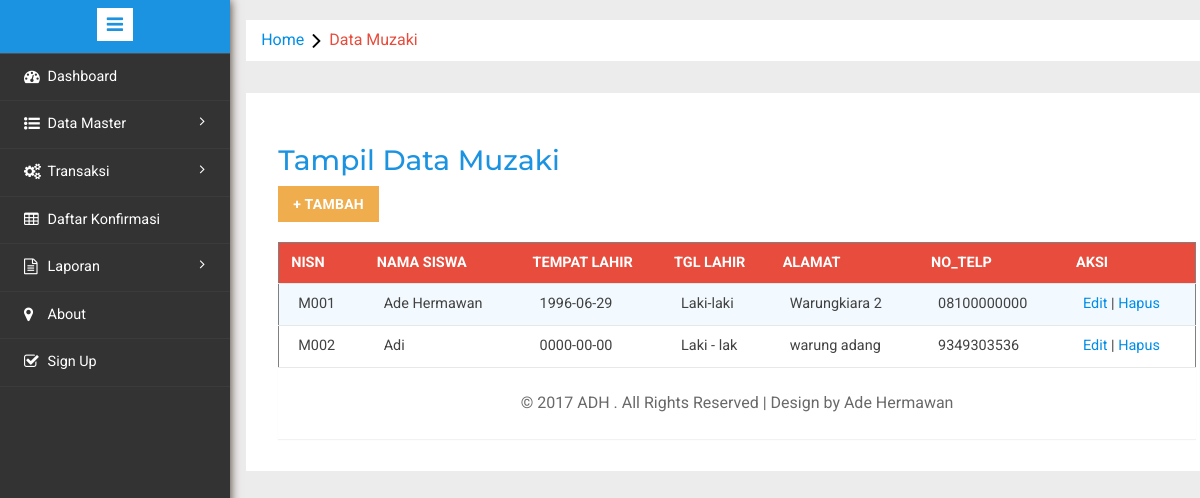
Screenshot of /index.php/zakat/tampilMuzaki with the database file from the repository.
### tables this page shows
CREATE TABLE `tbmuzaki` (
  `IdMuzaki` varchar(10) NOT NULL,
  `NamaMuzaki` varchar(30) NOT NULL,
  `TglLahir` date NOT NULL,
  `JenisKelamin` varchar(12) NOT NULL,
  `AlamatMuzaki` text NOT NULL,
  `No_Telp` varchar(13) NOT NULL
);

### application/views/template.php (called while the page is built)
<?php $this->load->view('zakat/header'); ?>
<?php $this->load->view($isi); ?>
<?php $this->load->view('zakat/footer'); ?>

### application/controllers/Zakat.php (called while the page is built, shortened)
<?php
class Zakat extends CI_Controller {
   function __construct()
  {
    $this->load->helper(array('form','url'));
    $this->load->model('Zakat_Model');
  }
  public function tampilMuzaki()
  {
    $data = array(
        'title' => 'Tampil Data Muzaki',
        'data_muzaki' => $this->Zakat_Model->tampilmuzaki()
      );
    $data['isi']='zakat/muzaki';
    $this->load->view('template',$data);
  }
}
?>

### index.php (called while the page is built, shortened)
<?php
require_once BASEPATH.'core/CodeIgniter.php';

### application/models/Zakat_Model.php (called while the page is built, shortened)
<?php
	class Zakat_Model extends CI_Model{
       function tampilmuzaki(){
				 $this->db->select('IdMuzaki, NamaMuzaki, TglLahir,JenisKelamin, AlamatMuzaki, No_Telp');
				 $this->db->from('tbmuzaki');
		$query = $this->db->get();
		if ($query->num_rows() > 0)
		{
			return $query->result();
		}else{
			return false;
		}
	}
	}
?>

### application/views/zakat/muzaki.php (the view, shortened to what this page needs)
<head>
</head>
<body>
 <div class="page-container">
<div class="left-content">
<ol class="breadcrumb">
                <li class="breadcrumb-item"><a href="index.html">Home</a><i class="fa fa-angle-right"></i>Data Muzaki</li>
            </ol>
<div class="agile-grids">
    <div class="agile-tables">
	<div class="w3l-table-info">
	<h2>Tampil Data Muzaki</h2>
	<div align="left" style="padding-right: 90px;">
            <a href="<?=base_url('zakat/tambahmuzaki')?>" class="btn btn-warning">+ TAMBAH</a>
        </div>
	<table id="table" border="1" >
		<thead>
			<tr>
				<th>NISN</th>
				<th>Nama Siswa</th>
				<th>Tempat lahir</th>
				<th>Tgl Lahir</th>
				<th>Alamat </th>
				<th>No_Telp </th>
				<th>Aksi</th>
			</tr>
		</thead>
		<tbody>
			<?php
				if (!empty($data_muzaki)) {
					foreach ($data_muzaki as $data) {
			?>
			<tr>
			    <td><?= $data->IdMuzaki ?></td>
				<td><?= $data->NamaMuzaki ?></td>
				<td><?= $data->TglLahir ?></td>
				<td><?= $data->JenisKelamin ?></td>
				<td><?= $data->AlamatMuzaki ?></td>
				<td><?= $data->No_Telp ?></td>
				<td><a href="<?= base_url('index.php/zakat/rubahmuzaki/').$data->IdMuzaki ?>">Edit</a> | <a href="<?= base_url('index.php/zakat/deletemuzaki/').$data->IdMuzaki ?>">Hapus</a></td>
			</tr>
			<?php
				}
			}else{
				echo "maaf data kosong";
			}
			?>
		</tbody>
	</table>
	</div>

### application/views/zakat/header.php (shortened to what this page needs)
<!DOCTYPE HTML>
<html>
<head>
<link href="<?=base_url('assets/css/bootstrap.min.css')?>" rel='stylesheet' type='text/css' />
<link href="<?=base_url('assets/css/style.css')?>" rel='stylesheet' type='text/css' />
<link rel="stylesheet" href="<?=base_url('assets/css/morris.css')?>" type="text/css"/>
<link href="<?=base_url('assets/css/font-awesome.css')?>" rel="stylesheet">
<link rel="stylesheet" href="<?=base_url('assets/css/icon-font.min.css')?>" type='text/css' />
<link rel="stylesheet" type="text/css" href="<?=base_url('assets/css/table-style.css')?>" />
<link rel="stylesheet" type="text/css" href="<?=base_url('assets/css/basictable.css')?>" />
</head>
<body>
				<div class="sidebar-menu">
					<header class="logo1">
						<a href="#" class="sidebar-icon"> <span class="fa fa-bars"></span> </a>
					</header>
                           <div class="menu">
									<ul id="menu" >
										<li><a href="<?=base_url('zakat/tampilmuzaki')?>"><i class="fa fa-tachometer"></i> <span>Dashboard</span><div class="clearfix"></div></a>
										</li>
									 <li id="menu-academico" ><a href="#"><i class="fa fa-list-ul" aria-hidden="true"></i><span> Data Master</span> <span class="fa fa-angle-right" style="float: right"></span><div class="clearfix"></div></a>
										</li>
									  <li id="menu-academico" ><a href="#"><i class="fa fa-cogs" aria-hidden="true"></i><span> Transaksi</span> <span class="fa fa-angle-right" style="float: right"></span><div class="clearfix"></div></a>
										</li>
									 <li><a href="tabels.html"><i class="fa fa-table"></i>  <span> Daftar Konfirmasi</span><div class="clearfix"></div></a></li>
							        <li id="menu-academico" ><a href="#"><i class="fa fa-file-text-o"></i>  <span>Laporan</span> <span class="fa fa-angle-right" style="float: right"></span><div class="clearfix"></div></a>
									 </li>
									 <li><a href="<?=base_url('zakat/tampilmuzaki')?>"><i class="fa fa-map-marker" aria-hidden="true"></i>  <span>About</span><div class="clearfix"></div></a></li>
									<li><a href="#"><i class="fa fa-check-square-o nav_icon"></i><span>Sign Up</span>
									</li>
								  </ul>
								</div>
							  </div>
</body>
</html>

### application/views/zakat/footer.php (shortened to what this page needs)
<div class="copyrights">
	 <p>© 2017 ADH . All Rights Reserved | Design by Ade Hermawan</a> </p>
</div>
</div>
</div>

### assets/css/table-style.css (style rules this page uses)
table { background: white; border-collapse: collapse; margin: 1.25em 0 0; width: 100%; }
table tr, table th, table td { border: none; border-bottom: 1px solid #e8e8e8; font-size: .95em; }
table th, table td { padding: 10px 12px; text-align: left; }
table th { background: #e74c3c; color: #fff; text-transform: uppercase; }
table tr td { background: #f3faff; color: #424242; }
table tr:nth-of-type(2n+2) td { background: #ffffff; }
table { width: 100%; }

### rows the page displays
tbmuzaki: IdMuzaki "M001", NamaMuzaki "Ade Hermawan", TglLahir "1996-06-29", JenisKelamin "Laki-laki", AlamatMuzaki "Warungkiara 2", No_Telp "08100000000"
tbmuzaki: IdMuzaki "M002", NamaMuzaki "Adi", TglLahir "0000-00-00", JenisKelamin "Laki - lak", AlamatMuzaki "warung adang", No_Telp "9349303536"
